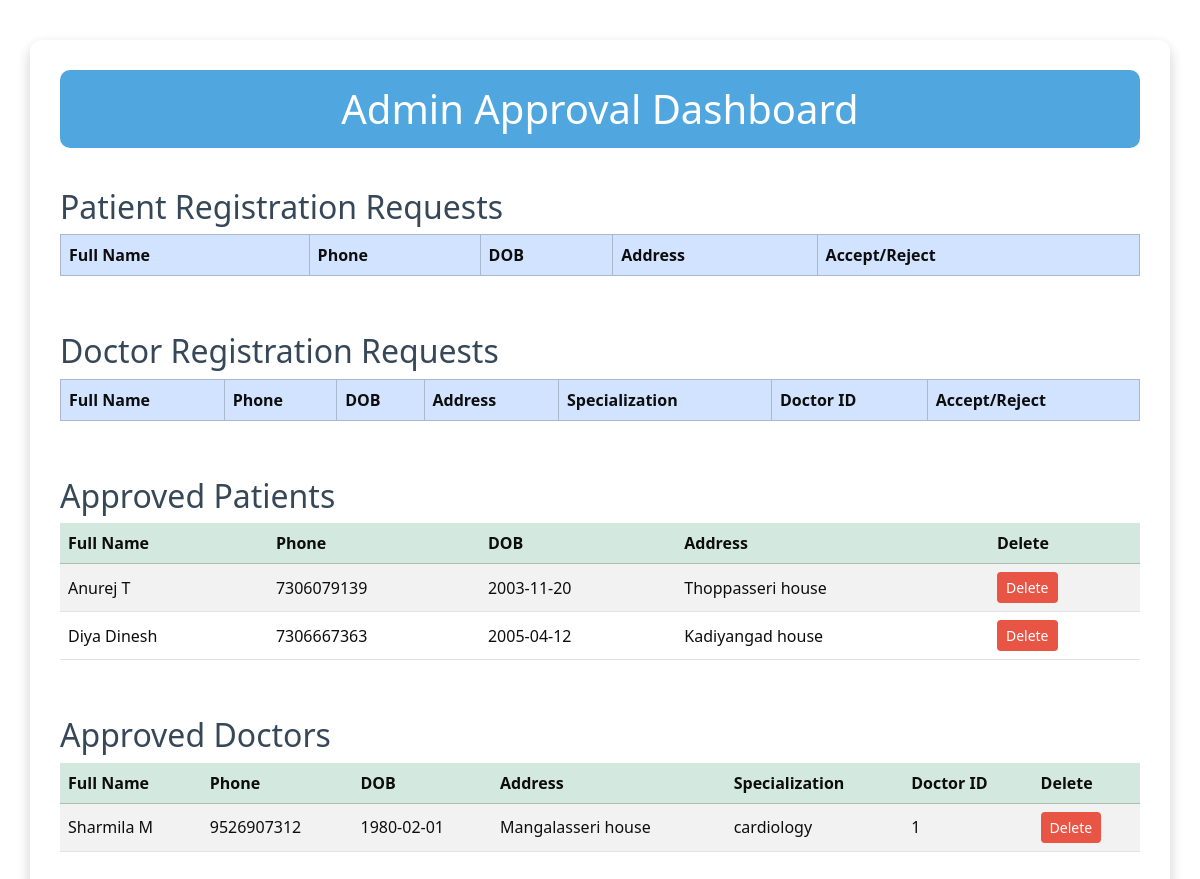
The app's page /adminlogged (signed in), older data.
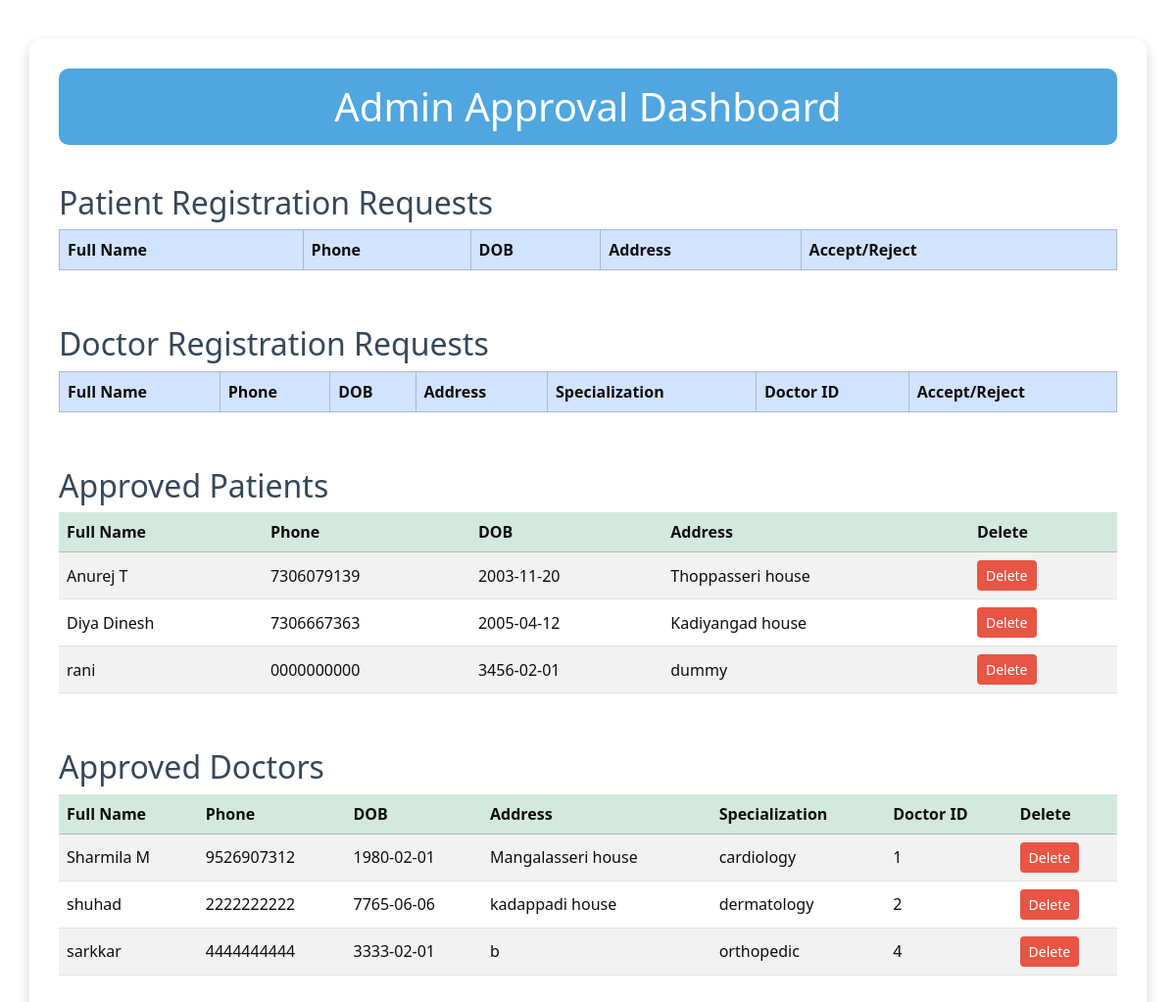
The same page, newer data.
### models.py (models this page shows)
class Patient(db.Model):
    id = db.Column(db.Integer, primary_key = True)
    full_name = db.Column(db.String())
    phone_no = db.Column(db.String())
    dob = db.Column(db.Date)
    address = db.Column(db.String())
    password = db.Column(db.String())
    is_approved = db.Column(db.Boolean(), default = False)

class Doctor(db.Model):
    id = db.Column(db.Integer, primary_key = True)
    full_name = db.Column(db.String())
    phone_no = db.Column(db.String())
    dob = db.Column(db.Date)
    address = db.Column(db.String())
    password = db.Column(db.String())
    doct_id = db.Column(db.String(), unique = True)
    specialization = db.Column(db.String())
    is_approved = db.Column(db.Boolean, default = False)

### app.py (the view)
@app.route('/adminlogged')
def admin_logged():
    if not session.get('admin_logged_in'):
        return redirect('logadmin')
    pending_patients = Patient.query.filter_by(is_approved = False).all()
    approved_patients = Patient.query.filter_by(is_approved = True).all()
    pending_doctors = Doctor.query.filter_by(is_approved = False).all()
    approved_doctors = Doctor.query.filter_by(is_approved = True).all()
    return render_template('adminlogged.html', doctors = pending_doctors, approved_doctors = approved_doctors, patients = pending_patients, approved_patients = approved_patients)

### templates/adminlogged.html (shortened to what this page needs)
<!DOCTYPE html>
<html lang="en">
<head>
    <link href="https://cdn.jsdelivr.net/npm/bootstrap@5.3.3/dist/css/bootstrap.min.css" rel="stylesheet">
</head>
<body>
    <div class="container dashboard-container">
        <h1>Admin Approval Dashboard</h1>
        <h2>Patient Registration Requests</h2>
        <div class="table-responsive">
            <table class="table table-bordered table-hover align-middle">
                <thead class="table-primary">
                    <tr>
                        <th>Full Name</th>
                        <th>Phone</th>
                        <th>DOB</th>
                        <th>Address</th>
                        <th>Accept/Reject</th>
                    </tr>
                </thead>
            </table>
        </div>
        <h2>Doctor Registration Requests</h2>
        <div class="table-responsive">
            <table class="table table-bordered table-hover align-middle">
                <thead class="table-primary">
                    <tr>
                        <th>Full Name</th>
                        <th>Phone</th>
                        <th>DOB</th>
                        <th>Address</th>
                        <th>Specialization</th>
                        <th>Doctor ID</th>
                        <th>Accept/Reject</th>
                    </tr>
                </thead>
            </table>
        </div>
        <h2>Approved Patients</h2>
        <div class="table-responsive">
            <table class="table table-striped align-middle">
                <thead class="table-success">
                    <tr>
                        <th>Full Name</th>
                        <th>Phone</th>
                        <th>DOB</th>
                        <th>Address</th>
                        <th>Delete</th>
                    </tr>
                </thead>
                <tbody>
                    {% for patient in approved_patients %}
                    <tr>
                        <td>{{ patient.full_name }}</td>
                        <td>{{ patient.phone_no }}</td>
                        <td>{{ patient.dob }}</td>
                        <td>{{ patient.address }}</td>
                        <td>
                            <form action="/delete_patient/{{ patient.id }}" method="POST" class="d-inline">
                                <button type="submit" class="btn btn-sm btn-delete" onclick="return confirm('Are you sure to delete?')">Delete</button>
                            </form>
                        </td>
                    </tr>
                    {% endfor %}
                </tbody>
            </table>
        </div>
        <h2>Approved Doctors</h2>
        <div class="table-responsive">
            <table class="table table-striped align-middle">
                <thead class="table-success">
                    <tr>
                        <th>Full Name</th>
                        <th>Phone</th>
                        <th>DOB</th>
                        <th>Address</th>
                        <th>Specialization</th>
                        <th>Doctor ID</th>
                        <th>Delete</th>
                    </tr>
                </thead>
                <tbody>
                    {% for doctor in approved_doctors %}
                    <tr>
                        <td>{{ doctor.full_name }}</td>
                        <td>{{ doctor.phone_no }}</td>
                        <td>{{ doctor.dob }}</td>
                        <td>{{ doctor.address }}</td>
                        <td>{{ doctor.specialization }}</td>
                        <td>{{ doctor.doct_id }}</td>
                        <td>
                            <form action="/delete_doctor/{{ doctor.id }}" method="POST" class="d-inline">
                                <button type="submit" class="btn btn-sm btn-delete" onclick="return confirm('Are you sure to delete?')">Delete</button>
                            </form>
                        </td>
                    </tr>
                    {% endfor %}
                </tbody>
            </table>
        </div>
    </div>
</body>
</html>

### templates/adminlogged.html (style rules this page uses)
body { background-image: url('https://images.pexels.com/photos/40568/medical-appointment-doctor-healthcare-40568.jpeg?auto=compress&cs=tinysrgb&dpr=2&h=1080&w=1920'); background-size: cover; background-position: center; background-repeat: no-repeat; background-attachment: fixed; opacity: 0.95; }
.dashboard-container { background-color: rgba(255, 255, 255, 0.95); border-radius: 12px; padding: 30px; margin-top: 40px; box-shadow: 0 6px 15px rgba(0,0,0,0.2); }
h1 { background-color: rgba(52, 152, 219, 0.9); color: white; text-align: center; padding: 15px; border-radius: 10px; margin-bottom: 30px; }
h2 { color: #2c3e50; margin-top: 40px; }
table { background-color: white; }
.btn-delete { background-color: #e74c3c; color: white; }

Row changes from the older to the newer data that the page shows:
added Patient: full_name "rani", phone_no "0000000000", dob "3456-02-01", address "dummy"
added Doctor: full_name "shuhad", phone_no "2222222222", dob "7765-06-06", address "kadappadi house", specialization "dermatology", doct_id "2"
added Doctor: full_name "sarkkar", phone_no "4444444444", dob "3333-02-01", address "b", specialization "orthopedic", doct_id "4"
